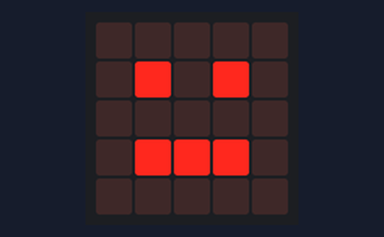
A program run on a simulated BBC micro:bit (MakeCode). Shown: the board's 5×5 LED display.

Above: at 0.1 s.
At 0.7 s:
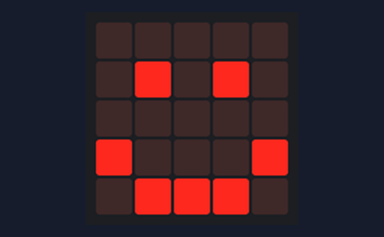
At 2.1 s:
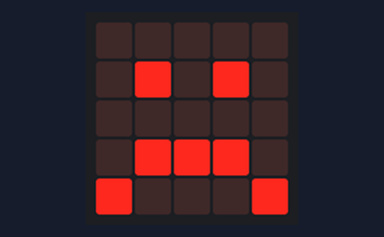
At 3.5 s:
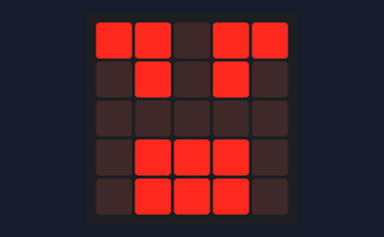
At 4.7 s:
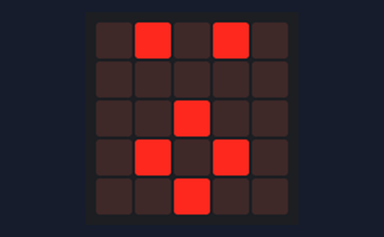

Measured:
- by itself, everything shown: repeats every 6.0 s, in 8 steps
- what the display in image 1 shows lasts 0.8 s, from 0.6 s to 1.4 s
- what the display in image 3 shows lasts 0.6 s, from 3.4 s to 4.0 s

The program:

main.ts
```typescript
basic.forever(function () {
    basic.showLeds(`
        . . . . .
        . # . # .
        . . . . .
        . # # # .
        . . . . .
        `)
    basic.pause(200)
    basic.showIcon(IconNames.Happy)
    basic.pause(200)
    basic.showLeds(`
        . . . . .
        . # . # .
        . . . . .
        . # # # .
        . . . . .
        `)
    basic.pause(200)
    basic.showIcon(IconNames.Sad)
    basic.pause(200)
    basic.showLeds(`
        . . . . .
        . # . # .
        . . . . .
        . # # # .
        . . . . .
        `)
    basic.pause(200)
    basic.showLeds(`
        # # . # #
        . # . # .
        . . . . .
        . # # # .
        . # # # .
        `)
    basic.pause(200)
    basic.showLeds(`
        . . . . .
        . # . # .
        . . . . .
        . # # # .
        . . . . .
        `)
    basic.pause(200)
    basic.showIcon(IconNames.Surprised)
    basic.pause(200)
    basic.showLeds(`
        . . . . .
        . # . # .
        . . . . .
        . # # # .
        . . . . .
        `)
    basic.pause(200)
})
```

test.ts
```typescript
// aquí va el archivo "tests"; esto no se compilará cuando este paquete se utilice como una extensión.
```
